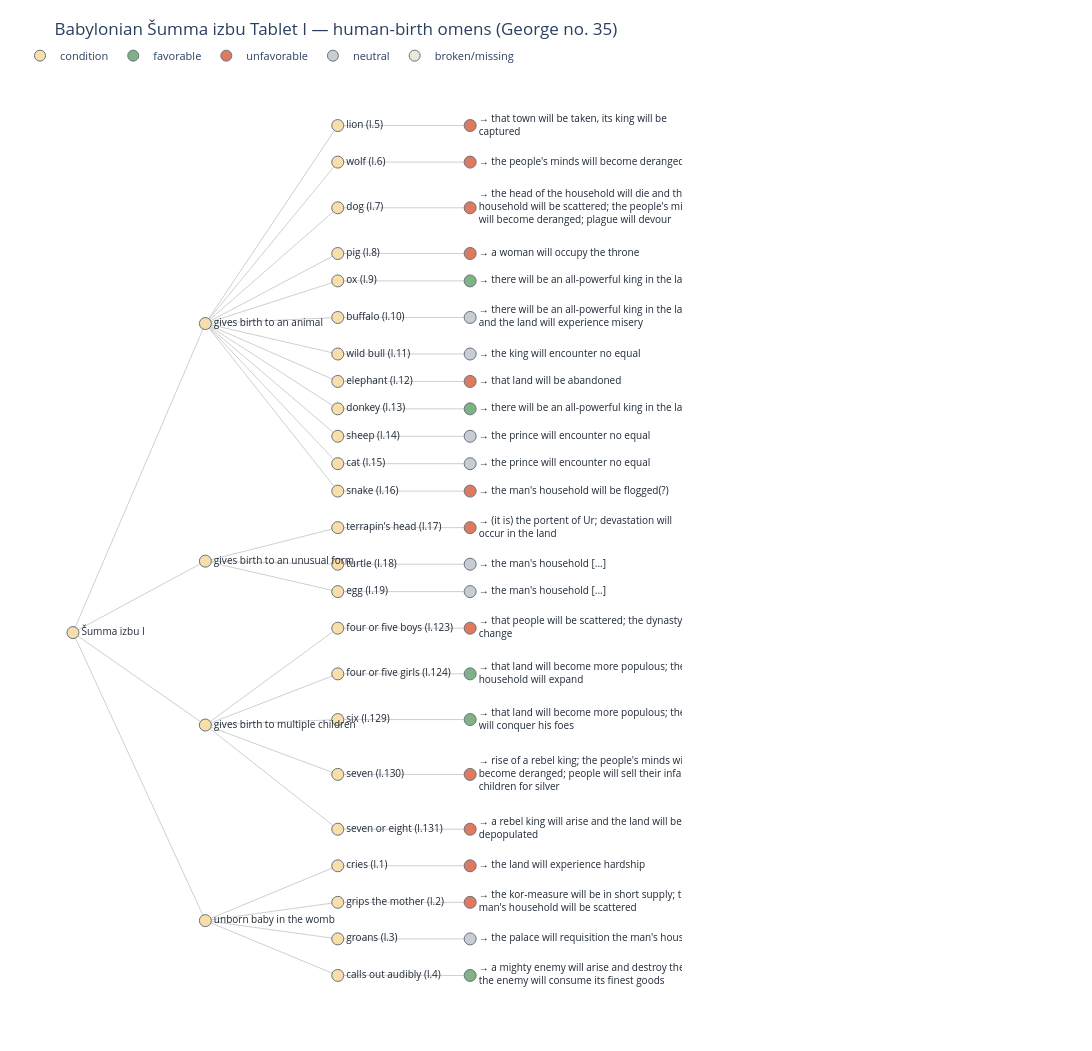

Notebook cell for this chart:
### Code cell
# No. 35 — the vivid Šumma izbu Tablet I human-birth tree
Gb = build_omen_graph(bab["omen"], "Šumma izbu I")
plot_interactive_tree(Gb, "Babylonian Šumma izbu Tablet I — human-birth omens (George no. 35)")

### Figure 1 — Plotly figure (JSON) as saved in the notebook; plotly's stock layout.template omitted (floating-point values rounded to 4 significant figures; data arrays with more than 128 entries replaced by an {"elided": "..."} marker saying what was removed)
{"data": [{"hoverinfo": "skip", "line": {"color": "rgba(150,150,150,0.45)", "width": 1}, "mode": "lines", "showlegend": false, "type": "scatter", "x": {"elided": "156 int values"}, "y": {"elided": "156 float values"}}, {"hovertemplate": "%{hovertext}<extra></extra>", "hovertext": ["Šumma izbu I", "gives birth to an animal", "lion (l.5)", "→ that town will be taken, its king will be captured", "wolf (l.6)", "→ the people's minds will become deranged", "dog (l.7)", "→ the head of the household will die and that household will be scattered; the people's minds will become deranged; plague will devour", "pig (l.8)", "→ a woman will occupy the throne", "ox (l.9)", "→ there will be an all-powerful king in the land", "buffalo (l.10)", "→ there will be an all-powerful king in the land and the land will experience misery", "wild bull (l.11)", "→ the king will encounter no equal", "elephant (l.12)", "→ that land will be abandoned", "donkey (l.13)", "→ there will be an all-powerful king in the land", "sheep (l.14)", "→ the prince will encounter no equal", "cat (l.15)", "→ the prince will encounter no equal", "snake (l.16)", "→ the man's household will be flogged(?)", "gives birth to an unusual form", "terrapin's head (l.17)", "→ (it is) the portent of Ur; devastation will occur in the land", "turtle (l.18)", "→ the man's household [...]", "egg (l.19)", "→ the man's household [...]", "gives birth to multiple children", "four or five boys (l.123)", "→ that people will be scattered; the dynasty will change", "four or five girls (l.124)", "→ that land will become more populous; the man's household will expand", "six (l.129)", "→ that land will become more populous; the king will conquer his foes", "seven (l.130)", "→ rise of a rebel king; the people's minds will become deranged; people will sell their infant children for silver", "seven or eight (l.131)", "→ a rebel king will arise and the land will become depopulated", "unborn baby in the womb", "cries (l.1)", "→ the land will experience hardship", "grips the mother (l.2)", "→ the kor-measure will be in short supply; the man's household will be scattered", "groans (l.3)", "→ the palace will requisition the man's house", "calls out audibly (l.4)", "→ a mighty enemy will arise and destroy the land; the enemy will consume its finest goods"], "marker": {"color": ["#f8dfaa", "#f8dfaa", "#f8dfaa", "#e07a5f", "#f8dfaa", "#e07a5f", "#f8dfaa", "#e07a5f", "#f8dfaa", "#e07a5f", "#f8dfaa", "#7fb285", "#f8dfaa", "#c7cdd4", "#f8dfaa", "#c7cdd4", "#f8dfaa", "#e07a5f", "#f8dfaa", "#7fb285", "#f8dfaa", "#c7cdd4", "#f8dfaa", "#c7cdd4", "#f8dfaa", "#e07a5f", "#f8dfaa", "#f8dfaa", "#e07a5f", "#f8dfaa", "#c7cdd4", "#f8dfaa", "#c7cdd4", "#f8dfaa", "#f8dfaa", "#e07a5f", "#f8dfaa", "#7fb285", "#f8dfaa", "#7fb285", "#f8dfaa", "#e07a5f", "#f8dfaa", "#e07a5f", "#f8dfaa", "#f8dfaa", "#e07a5f", "#f8dfaa", "#e07a5f", "#f8dfaa", "#c7cdd4", "#f8dfaa", "#7fb285"], "line": {"color": "#6b7280", "width": 1}, "size": 12}, "mode": "markers+text", "showlegend": false, "text": ["Šumma izbu I", "gives birth to an animal", "lion (l.5)", "→ that town will be taken, its king will be<br>captured", "wolf (l.6)", "→ the people's minds will become deranged", "dog (l.7)", "→ the head of the household will die and that<br>household will be scattered; the people's minds<br>will become deranged; plague will devour", "pig (l.8)", "→ a woman will occupy the throne", "ox (l.9)", "→ there will be an all-powerful king in the land", "buffalo (l.10)", "→ there will be an all-powerful king in the land<br>and the land will experience misery", "wild bull (l.11)", "→ the king will encounter no equal", "elephant (l.12)", "→ that land will be abandoned", "donkey (l.13)", "→ there will be an all-powerful king in the land", "sheep (l.14)", "→ the prince will encounter no equal", "cat (l.15)", "→ the prince will encounter no equal", "snake (l.16)", "→ the man's household will be flogged(?)", "gives birth to an unusual form", "terrapin's head (l.17)", "→ (it is) the portent of Ur; devastation will<br>occur in the land", "turtle (l.18)", "→ the man's household [...]", "egg (l.19)", "→ the man's household [...]", "gives birth to multiple children", "four or five boys (l.123)", "→ that people will be scattered; the dynasty will<br>change", "four or five girls (l.124)", "→ that land will become more populous; the man's<br>household will expand", "six (l.129)", "→ that land will become more populous; the king<br>will conquer his foes", "seven (l.130)", "→ rise of a rebel king; the people's minds will<br>become deranged; people will sell their infant<br>children for silver", "seven or eight (l.131)", "→ a rebel king will arise and the land will become<br>depopulated", "unborn baby in the womb", "cries (l.1)", "→ the land will experience hardship", "grips the mother (l.2)", "→ the kor-measure will be in short supply; the<br>man's household will be scattered", "groans (l.3)", "→ the palace will requisition the man's house", "calls out audibly (l.4)", "→ a mighty enemy will arise and destroy the land;<br>the enemy will consume its finest goods"], "textfont": {"color": "#1f2937", "size": 10}, "textposition": "middle right", "type": "scatter", "x": [0, 1, 2, 3, 2, 3, 2, 3, 2, 3, 2, 3, 2, 3, 2, 3, 2, 3, 2, 3, 2, 3, 2, 3, 2, 3, 1, 2, 3, 2, 3, 2, 3, 1, 2, 3, 2, 3, 2, 3, 2, 3, 2, 3, 1, 2, 3, 2, 3, 2, 3, 2, 3], "y": [-28.24, -11.33, -0.5, -0.5, -2.5, -2.5, -5, -5, -7.5, -7.5, -9, -9, -11, -11, -13, -13, -14.5, -14.5, -16, -16, -17.5, -17.5, -19, -19, -20.5, -20.5, -24.33, -22.5, -22.5, -24.5, -24.5, -26, -26, -33.3, -28, -28, -30.5, -30.5, -33, -33, -36, -36, -39, -39, -44, -41, -41, -43, -43, -45, -45, -47, -47]}, {"marker": {"color": "#f8dfaa", "line": {"color": "#6b7280", "width": 1}, "size": 11}, "mode": "markers", "name": "condition", "type": "scatter", "x": [null], "y": [null]}, {"marker": {"color": "#7fb285", "line": {"color": "#6b7280", "width": 1}, "size": 11}, "mode": "markers", "name": "favorable", "type": "scatter", "x": [null], "y": [null]}, {"marker": {"color": "#e07a5f", "line": {"color": "#6b7280", "width": 1}, "size": 11}, "mode": "markers", "name": "unfavorable", "type": "scatter", "x": [null], "y": [null]}, {"marker": {"color": "#c7cdd4", "line": {"color": "#6b7280", "width": 1}, "size": 11}, "mode": "markers", "name": "neutral", "type": "scatter", "x": [null], "y": [null]}, {"marker": {"color": "#ece7d9", "line": {"color": "#6b7280", "width": 1}, "size": 11}, "mode": "markers", "name": "broken/missing", "type": "scatter", "x": [null], "y": [null]}], "layout": {"dragmode": "pan", "height": 1051, "legend": {"font": {"size": 11}, "orientation": "h", "x": 0, "y": 1.03}, "margin": {"b": 20, "l": 20, "r": 410, "t": 70}, "paper_bgcolor": "white", "plot_bgcolor": "white", "title": {"text": "Babylonian Šumma izbu Tablet I — human-birth omens (George no. 35)"}, "width": 1630, "xaxis": {"range": [-0.4, 4.6], "visible": false}, "yaxis": {"visible": false}}}
